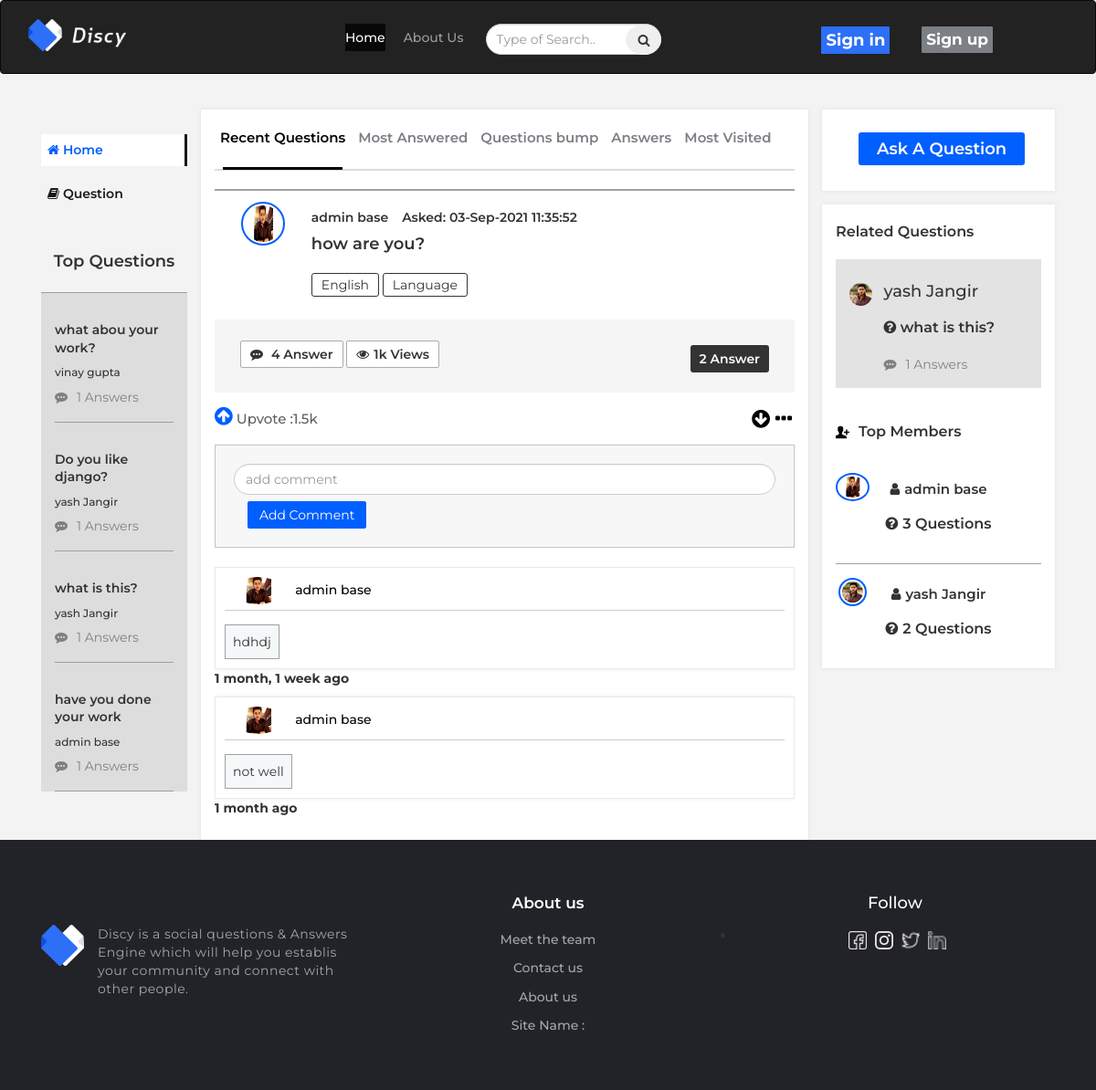
Screenshot of /detail/24/ with the database file from the repository.
### taskapp/models.py (models this page shows, shortened)
class Question(TimeStampedModel):
    title = models.TextField()
    name = models.ForeignKey('User', on_delete=models.CASCADE, related_name='User')
    question_type = models.ForeignKey('Category', on_delete=models.CASCADE, related_name='Question', null=True, blank=True)
    class Meta:
        verbose_name = 'Question'
        verbose_name_plural = 'Question'
    @property
    def related_ques(self):
        return Question.objects.filter(question_type=self.question_type).exclude(id=self.id)[:4]

class User(AbstractBaseUser, PermissionsMixin, TimeStampedModel):
    email = models.EmailField(
        verbose_name='email address ',
        max_length=255,
        unique=True,
    )
    firstname = models.CharField(max_length=200)
    lastname = models.CharField(max_length=200)
    is_staff = models.BooleanField(default=False)
    image = models.ImageField(upload_to='pics', null=True, blank=True)
    is_superuser = models.BooleanField(default=False)
    is_active = models.BooleanField(default=True)
    admin = models.BooleanField(default=False)
    objects = UserManager()
    USERNAME_FIELD = 'email'
    REQUIRED_FIELDS = ['firstname', 'lastname']
    def get_full_name(self):
        full_name = "{} {}".format(self.firstname, self.lastname)
        return full_name.strip()

class Answer(TimeStampedModel):
    question_id = models.ForeignKey('Question', on_delete=models.CASCADE, blank=False, null=True, related_name="answer")
    name = models.ForeignKey('User', on_delete=models.CASCADE)
    ans = models.TextField()

### taskapp/views.py (the view)
# urls.py: path('detail/<int:pk>/', QuestionDetailView.as_view(), name="detail_question"),
class QuestionDetailView(DetailView):
    model = Question
    template_name = 'question_detail.html'
    def get_context_data(self, **kwargs):
        context = super().get_context_data(**kwargs)
        return context

### taskapp/custom_context_processor.py (called while the page is built)
def access_all(request):
    get_question = Question.objects.all()
    get_answer = Answer.objects.all()
    get_categories = Category.objects.all()
    context ={
        'all_ques': get_question,
        'get_answer': get_answer,
        'categories': get_categories
    }
    return context

### taskapp/templatetags/poll_extras.py (called while the page is built)
def most_ans(ques):
    most_answers = ques.annotate(answer_count=Count('answer')).filter(answer_count__gt=1)
    return most_answers

def top_ques(question):
    top_question = Question.objects.all().order_by('created').reverse()[:4]
    return top_question

def top_mem(member):
    top_members = User.objects.annotate(question_count=Count('User')).filter(question_count__gt=1)
    return top_members

### templates/question_detail.html (shortened to what this page needs)
{% extends 'base.html' %}
{% load static %}
{% load humanize %}
{% load poll_extras %}
{% block content %}
    <div class="container-fluid nav-div main-content">
        <div class="container">
            <div class="row">
                <div class="col-md-12">
                    <div class="col-md-2 nav-home">
                        <ul>
                            <li class="active">
                                <a href="#">
                                    <h5><i class="fa fa-home"></i> Home</h5>
                                </a>
                            </li>
                            <li class="dropdown">
                                <a class="dropdown-toggle" data-toggle="dropdown" href="#"><i class="fa fa-book"></i>
                                    Question</a>
                            </li>
                        </ul>
                        <div class="col-md-12 padding0">
                            <div class="col-md-12 top-div">
                                <h4>Top Questions</h4>
                            </div>
                            <div class="col-md-12 top2-div">
                                {% for i in all_ques|top_ques %}
                                    <div class="col-md-12 top1-div">
                                        <h5>{{ i.title }}</h5>
                                        <h6>{{ i.name.get_full_name }}</h6>
                                        <a href="#"> <i aria-hidden="true" class="fa fa-commenting"></i>{{ i.answer.count }} Answers</a>
                                    </div>
                                {% endfor %}
                            </div>
                        </div>
                    </div>
                    <div class="col-md-7 middle-table">
                        <ul class="nav nav-tabs nav-middle">
                            <li class="active">
                                <a data-toggle="tab" href="#recent_questions">Recent Questions</a>
                            </li>
                            <li>
                                <a data-toggle="tab" href="#most_answered">Most Answered</a>
                            </li>
                            <li>
                                <a data-toggle="tab" href="#questions">Questions bump</a>
                            </li>
                            <li>
                                <a data-toggle="tab" href="#answer">Answers</a>
                            </li>
                            <li>
                                <a data-toggle="tab" href="#most_visited">Most Visited</a>
                            </li>
                        </ul>
                        <div class="tab-content">
                            <div class="tab-pane fade in active" id="recent_questions">
                                    <div class="col-md-12 tabcontent-div">
                                        <div class="seprator"></div>
                                        <div class="col-md-2 padding0 tab-text dropdown">
                                            <a class="dropbtn" href="#">
                                                <img class="img-responsive" src="{{ object.name.image.url }}"/>
                                            </a>
                                        </div>
                                        <div class="col-md-10 padding0">
                                            <div class="col-md-12 author-details">
                                                <h5>{{ object.name.get_full_name }}</h5>
                                                <p>Asked: {{ object.created|date:"d-M-Y   h:i:s" }}</p>
                                            </div>
                                            <div class="col-md-12 author-quote">
                                                <a href="#"><h4>{{ object.title }}</h4></a>
                                            </div>
                                            <div class="col-md-12 padding0">
                                            </div>
                                            <div class="col-md-12 padding0">
                                                <button class="author-button">English</button>
                                                <button class="author-button">Language</button>
                                            </div>
                                        </div>
                                        <div class="col-md-12 answer-sec">
                                            <a href="#"> <i aria-hidden="true" class="fa fa-commenting"></i> 4
                                                Answer</a>
                                            <a href="#"><i aria-hidden="true" class="fa fa-eye"></i>1k Views</a>
                                            <button>{{ object.answer.count }} Answer</button>
                                        </div>
                                        <div class="col-md-12 answer1-sec">
                                            <a href="#"><i aria-hidden="true" class="fa fa-arrow-circle-up"></i> Upvote
                                                :1.5k</a>
                                            <a class="answer2-sec" href="#"><i aria-hidden="true"
                                                                               class="fa fa-arrow-circle-down"></i><i
                                                    aria-hidden="true" class="fa fa-ellipsis-h"></i></a>
                                        </div>
                                        <form action="{% url 'taskapp:answer_create' %}" method="post">
                                            <div class="col-md-12 comment-div">
                                                <div class="form-group mar-div">
                                                    <input class="form-control" name="ans" placeholder="add comment"
                                                           type="text"/>
                                                    <button class="btncontrol">Add Comment</button>
                                                </div>
                                            </div>
                                        </form>
                                        <div class="col-md-12 col-xs-12">
                                            <div class="row ans1-added">
                                                {% for j in object.answer.all %}
                                                    <div class="col-md-12 answer-highlight ans-added">
                                                        <div class="col-md-12 addcomment1">
                                                            <a href="#"><img
                                                                    src="{{ j.name.image.url }}"/> {{ j.name.get_full_name }}
                                                            </a>
                                                        </div>
                                                        <div class="col-xs-12 padding0">
                                                            <p>{{ j.ans }}</p>
                                                        </div>
                                                    </div><p><b>{{ j.created|naturaltime }}</b></p>
                                                {% endfor %}
                                            </div>
                                        </div>
                                    </div>
                            </div>
                        </div>
                    </div>
                    <div class="col-md-3 col-xs-12 col-sm-12 aska-div">
                        <div class="col-md-12  col-xs-12 col-sm-12 ask-question">
                            <button class="btn btn-info btn-lg btn-insign1" data-target="#ask_a_question"
                                    data-toggle="modal"
                                    type="button">Ask A Question
                            </button>
                        </div>
                        <div class="col-md-12 related-que2">
                            <h5>Related Questions</h5>
                            <div class="row related-member">
                                <div class="col-md-12  padding0">
                                    {% for i in object.related_ques   %}
                                    <div class="col-md-12 related-que1">
                                        <div class="col-md-2 related-que">
                                            <img src="{{ i.name.image.url }}">
                                        </div>
                                        <div class="col-md-10 related-question">
                                            <h4>{{ i.name.get_full_name }}</h4>
                                            <h5> <i aria-hidden="true" class="fa fa-question-circle"></i> {{ i.title }}</h5>
                                            <a href="#"><i aria-hidden="true" class="fa fa-commenting"></i>{{ i.answer.count }} Answers</a>
                                        </div>
                                    </div>
                                    {% endfor %}
                                </div>
                            </div>
                            <div class="col-md-12 top-members">
                                <h5><img src="{% static 'img/add-contacts.svg' %}">Top Members</h5>
                                <div class="row top-member-row">
                                    {% for i in user|top_mem %}
                                    <div class="col-md-12 top-div">
                                        <div class="col-md-2 padding0 top-members1">
                                            <a href="#"> <img class="img-responsive"
                                                              src="{{ i.image.url }}"/></a>
                                        </div>
                                        <div class="col-md-8 top-members2">
                                            <a href="#">
                                                <h4><i aria-hidden="true" class="fa fa-user"></i>{{ i.get_full_name }}</h4>
                                                <h5><i aria-hidden="true" class="fa fa-question-circle"></i>{{ i.User.count }} Questions
                                                    </h5>
                                            </a>
                                        </div>
                                    </div>
                                    {% endfor %}
                                </div>
                            </div>
                        </div>
                    </div>
                </div>
            </div>
        </div>
    </div>
{% endblock %}

### rows the page displays
Question: title "what abou your work?", name.get_full_name "vinay gupta", answer.count "1"
Question: title "Do you like django?", name.get_full_name "yash Jangir", answer.count "1"
Question: title "what is this?", name.get_full_name "yash Jangir", answer.count "1", name.image (picture)
Question: title "have you done your work", name.get_full_name "admin base", answer.count "1"
Question: name.image (picture), name.get_full_name "admin base", created "03-Sep-2021 11:35:52", title "how are you?", answer.count "2"
Answer: name.image (picture), name.get_full_name "admin base", ans "hdhdj", created "1 month, 1 week ago"
Answer: name.image (picture), name.get_full_name "admin base", ans "not well", created "1 month ago"
User: image (picture), get_full_name "admin base", User.count "3"
User: image (picture), get_full_name "yash Jangir", User.count "2"
